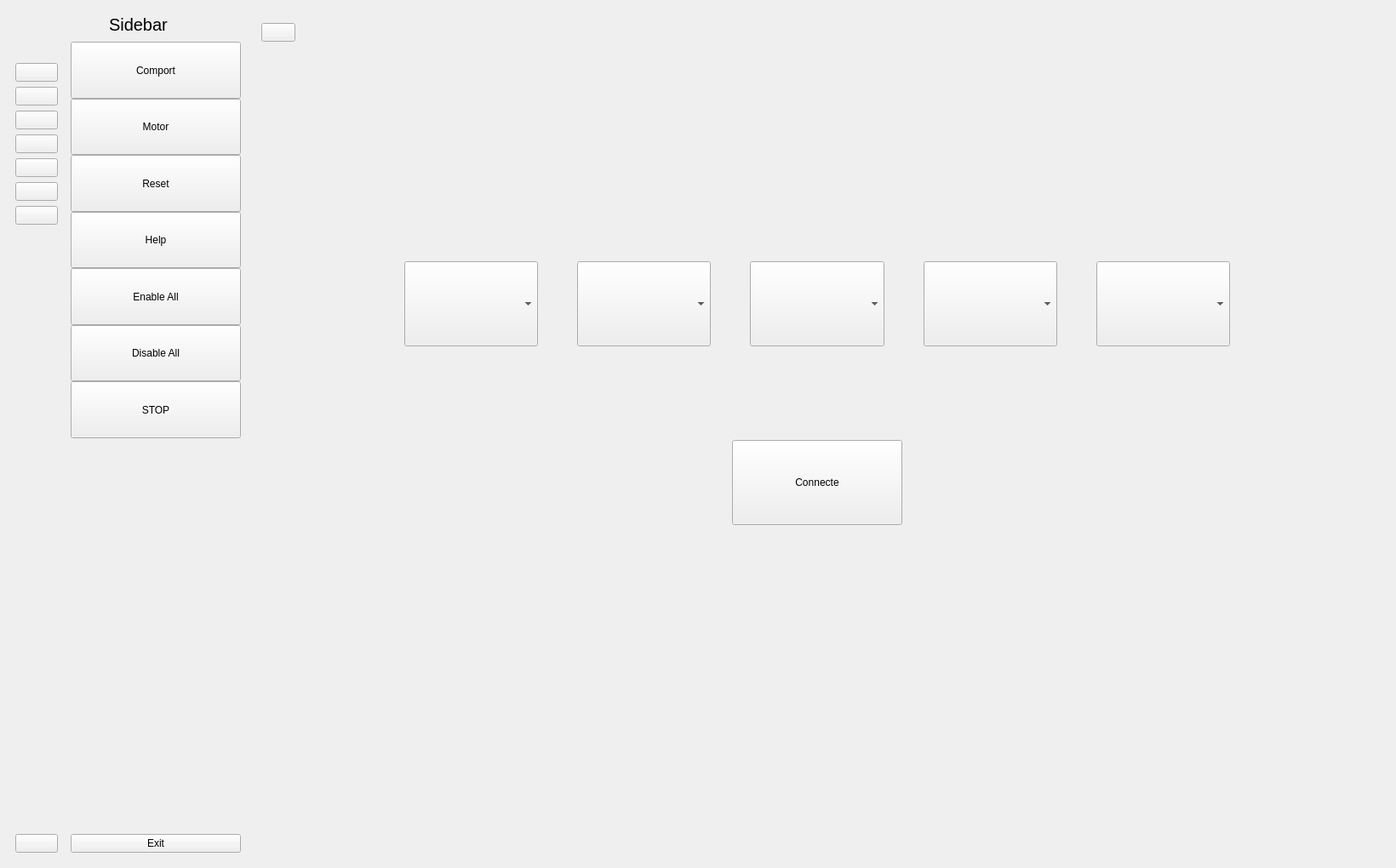
<?xml version="1.0" encoding="UTF-8"?>
<ui version="4.0">
 <class>MainWindow</class>
 <widget class="QMainWindow" name="MainWindow">
  <property name="geometry">
   <rect>
    <x>0</x>
    <y>0</y>
    <width>1640</width>
    <height>1020</height>
   </rect>
  </property>
  <property name="windowTitle">
   <string>MainWindow</string>
  </property>
  <widget class="QWidget" name="centralwidget">
   <layout class="QGridLayout" name="gridLayout">
    <item row="0" column="0">
     <layout class="QHBoxLayout" name="horizontalLayout_3">
      <item>
       <widget class="QWidget" name="icon_only_widget" native="true">
        <property name="sizePolicy">
         <sizepolicy hsizetype="Preferred" vsizetype="Preferred">
          <horstretch>0</horstretch>
          <verstretch>0</verstretch>
         </sizepolicy>
        </property>
        <property name="maximumSize">
         <size>
          <width>100</width>
          <height>16777215</height>
         </size>
        </property>
        <layout class="QVBoxLayout" name="verticalLayout_3">
         <item>
          <layout class="QHBoxLayout" name="horizontalLayout">
           <item>
            <widget class="QLabel" name="sidbar_label">
             <property name="minimumSize">
              <size>
               <width>50</width>
               <height>50</height>
              </size>
             </property>
             <property name="maximumSize">
              <size>
               <width>50</width>
               <height>50</height>
              </size>
             </property>
             <property name="text">
              <string/>
             </property>
             <property name="pixmap">
              <pixmap>icon/omnivac.ico</pixmap>
             </property>
             <property name="scaledContents">
              <bool>true</bool>
             </property>
            </widget>
           </item>
          </layout>
         </item>
         <item>
          <layout class="QVBoxLayout" name="verticalLayout">
           <item>
            <widget class="QPushButton" name="comport_btn">
             <property name="text">
              <string/>
             </property>
             <property name="icon">
              <iconset resource="resource.qrc">
               <normaloff>:/icon/icon/settings-10-32.ico</normaloff>:/icon/icon/settings-10-32.ico</iconset>
             </property>
             <property name="iconSize">
              <size>
               <width>20</width>
               <height>20</height>
              </size>
             </property>
             <property name="checkable">
              <bool>true</bool>
             </property>
             <property name="autoExclusive">
              <bool>true</bool>
             </property>
            </widget>
           </item>
           <item>
            <widget class="QPushButton" name="motor_btn">
             <property name="text">
              <string/>
             </property>
             <property name="icon">
              <iconset resource="resource.qrc">
               <normaloff>:/icon/icon/dashboard-2-32.ico</normaloff>:/icon/icon/dashboard-2-32.ico</iconset>
             </property>
             <property name="iconSize">
              <size>
               <width>20</width>
               <height>20</height>
              </size>
             </property>
             <property name="checkable">
              <bool>true</bool>
             </property>
             <property name="autoExclusive">
              <bool>true</bool>
             </property>
            </widget>
           </item>
           <item>
            <widget class="QPushButton" name="reset_btn">
             <property name="text">
              <string/>
             </property>
             <property name="icon">
              <iconset>
               <normaloff>icon/icons8-neustart-32.ico</normaloff>icon/icons8-neustart-32.ico</iconset>
             </property>
             <property name="iconSize">
              <size>
               <width>20</width>
               <height>20</height>
              </size>
             </property>
             <property name="checkable">
              <bool>true</bool>
             </property>
             <property name="autoExclusive">
              <bool>true</bool>
             </property>
            </widget>
           </item>
           <item>
            <widget class="QPushButton" name="help_btn">
             <property name="text">
              <string/>
             </property>
             <property name="icon">
              <iconset resource="resource.qrc">
               <normaloff>:/icon/icon/help-32.ico</normaloff>:/icon/icon/help-32.ico</iconset>
             </property>
             <property name="iconSize">
              <size>
               <width>20</width>
               <height>20</height>
              </size>
             </property>
             <property name="checkable">
              <bool>true</bool>
             </property>
             <property name="autoExclusive">
              <bool>true</bool>
             </property>
            </widget>
           </item>
           <item>
            <widget class="QPushButton" name="enable_all_btn">
             <property name="text">
              <string/>
             </property>
             <property name="icon">
              <iconset>
               <normaloff>icon/icons8-abschalttaste-32.ico</normaloff>icon/icons8-abschalttaste-32.ico</iconset>
             </property>
             <property name="iconSize">
              <size>
               <width>20</width>
               <height>20</height>
              </size>
             </property>
             <property name="checkable">
              <bool>false</bool>
             </property>
             <property name="autoExclusive">
              <bool>false</bool>
             </property>
            </widget>
           </item>
           <item>
            <widget class="QPushButton" name="disable_all_btn">
             <property name="text">
              <string/>
             </property>
             <property name="icon">
              <iconset>
               <normaloff>icon/icons8-power-off-button-32.ico</normaloff>icon/icons8-power-off-button-32.ico</iconset>
             </property>
             <property name="iconSize">
              <size>
               <width>20</width>
               <height>20</height>
              </size>
             </property>
             <property name="checkable">
              <bool>false</bool>
             </property>
             <property name="autoExclusive">
              <bool>false</bool>
             </property>
            </widget>
           </item>
           <item>
            <widget class="QPushButton" name="stop_btn">
             <property name="text">
              <string/>
             </property>
             <property name="icon">
              <iconset>
               <normaloff>icon/error-32.ico</normaloff>icon/error-32.ico</iconset>
             </property>
             <property name="iconSize">
              <size>
               <width>20</width>
               <height>20</height>
              </size>
             </property>
             <property name="checkable">
              <bool>false</bool>
             </property>
             <property name="autoExclusive">
              <bool>false</bool>
             </property>
            </widget>
           </item>
          </layout>
         </item>
         <item>
          <spacer name="verticalSpacer">
           <property name="orientation">
            <enum>Qt::Orientation::Vertical</enum>
           </property>
           <property name="sizeHint" stdset="0">
            <size>
             <width>20</width>
             <height>415</height>
            </size>
           </property>
          </spacer>
         </item>
         <item>
          <widget class="QPushButton" name="exit_btn">
           <property name="text">
            <string/>
           </property>
           <property name="iconSize">
            <size>
             <width>20</width>
             <height>20</height>
            </size>
           </property>
           <property name="checkable">
            <bool>true</bool>
           </property>
           <property name="autoExclusive">
            <bool>true</bool>
           </property>
          </widget>
         </item>
        </layout>
       </widget>
      </item>
      <item>
       <widget class="QWidget" name="full_menu_widget" native="true">
        <property name="sizePolicy">
         <sizepolicy hsizetype="Expanding" vsizetype="Preferred">
          <horstretch>1</horstretch>
          <verstretch>0</verstretch>
         </sizepolicy>
        </property>
        <property name="maximumSize">
         <size>
          <width>200</width>
          <height>16777215</height>
         </size>
        </property>
        <layout class="QVBoxLayout" name="verticalLayout_4">
         <property name="spacing">
          <number>0</number>
         </property>
         <property name="leftMargin">
          <number>0</number>
         </property>
         <property name="topMargin">
          <number>0</number>
         </property>
         <property name="rightMargin">
          <number>0</number>
         </property>
         <item>
          <layout class="QHBoxLayout" name="horizontalLayout_2">
           <property name="spacing">
            <number>5</number>
           </property>
           <item>
            <widget class="QLabel" name="sidbar_label2_1">
             <property name="minimumSize">
              <size>
               <width>40</width>
               <height>40</height>
              </size>
             </property>
             <property name="maximumSize">
              <size>
               <width>40</width>
               <height>40</height>
              </size>
             </property>
             <property name="text">
              <string/>
             </property>
             <property name="pixmap">
              <pixmap>icon/omnivac.ico</pixmap>
             </property>
             <property name="scaledContents">
              <bool>true</bool>
             </property>
            </widget>
           </item>
           <item>
            <widget class="QLabel" name="sidebar_label_2_2">
             <property name="font">
              <font>
               <pointsize>15</pointsize>
              </font>
             </property>
             <property name="text">
              <string>Sidebar</string>
             </property>
             <property name="scaledContents">
              <bool>true</bool>
             </property>
            </widget>
           </item>
          </layout>
         </item>
         <item>
          <layout class="QVBoxLayout" name="verticalLayout_2">
           <item>
            <widget class="QPushButton" name="comport_btn2">
             <property name="sizePolicy">
              <sizepolicy hsizetype="Preferred" vsizetype="Expanding">
               <horstretch>0</horstretch>
               <verstretch>0</verstretch>
              </sizepolicy>
             </property>
             <property name="maximumSize">
              <size>
               <width>16777215</width>
               <height>80</height>
              </size>
             </property>
             <property name="text">
              <string>Comport</string>
             </property>
             <property name="icon">
              <iconset resource="resource.qrc">
               <normaloff>:/icon/icon/settings-10-32.ico</normaloff>:/icon/icon/settings-10-32.ico</iconset>
             </property>
             <property name="iconSize">
              <size>
               <width>16</width>
               <height>16</height>
              </size>
             </property>
             <property name="checkable">
              <bool>true</bool>
             </property>
             <property name="autoExclusive">
              <bool>true</bool>
             </property>
            </widget>
           </item>
           <item>
            <widget class="QPushButton" name="motor_btn2">
             <property name="sizePolicy">
              <sizepolicy hsizetype="Preferred" vsizetype="Expanding">
               <horstretch>0</horstretch>
               <verstretch>0</verstretch>
              </sizepolicy>
             </property>
             <property name="maximumSize">
              <size>
               <width>16777215</width>
               <height>80</height>
              </size>
             </property>
             <property name="text">
              <string>Motor</string>
             </property>
             <property name="icon">
              <iconset resource="resource.qrc">
               <normaloff>:/icon/icon/dashboard-2-32.ico</normaloff>:/icon/icon/dashboard-2-32.ico</iconset>
             </property>
             <property name="iconSize">
              <size>
               <width>16</width>
               <height>16</height>
              </size>
             </property>
             <property name="checkable">
              <bool>true</bool>
             </property>
             <property name="autoExclusive">
              <bool>true</bool>
             </property>
            </widget>
           </item>
           <item>
            <widget class="QPushButton" name="reset_btn2">
             <property name="sizePolicy">
              <sizepolicy hsizetype="Preferred" vsizetype="Expanding">
               <horstretch>0</horstretch>
               <verstretch>0</verstretch>
              </sizepolicy>
             </property>
             <property name="minimumSize">
              <size>
               <width>0</width>
               <height>50</height>
              </size>
             </property>
             <property name="maximumSize">
              <size>
               <width>16777215</width>
               <height>80</height>
              </size>
             </property>
             <property name="text">
              <string>Reset</string>
             </property>
             <property name="icon">
              <iconset>
               <normaloff>icon/icons8-neustart-32.ico</normaloff>icon/icons8-neustart-32.ico</iconset>
             </property>
             <property name="checkable">
              <bool>true</bool>
             </property>
             <property name="autoExclusive">
              <bool>true</bool>
             </property>
            </widget>
           </item>
           <item>
            <widget class="QPushButton" name="help_btn2">
             <property name="sizePolicy">
              <sizepolicy hsizetype="Preferred" vsizetype="Expanding">
               <horstretch>0</horstretch>
               <verstretch>0</verstretch>
              </sizepolicy>
             </property>
             <property name="minimumSize">
              <size>
               <width>100</width>
               <height>50</height>
              </size>
             </property>
             <property name="maximumSize">
              <size>
               <width>16777215</width>
               <height>80</height>
              </size>
             </property>
             <property name="text">
              <string>Help</string>
             </property>
             <property name="icon">
              <iconset resource="resource.qrc">
               <normaloff>:/icon/icon/help-32.ico</normaloff>:/icon/icon/help-32.ico</iconset>
             </property>
             <property name="iconSize">
              <size>
               <width>16</width>
               <height>16</height>
              </size>
             </property>
             <property name="checkable">
              <bool>true</bool>
             </property>
             <property name="autoExclusive">
              <bool>true</bool>
             </property>
            </widget>
           </item>
           <item>
            <widget class="QPushButton" name="enable_all_btn2">
             <property name="sizePolicy">
              <sizepolicy hsizetype="Preferred" vsizetype="Expanding">
               <horstretch>0</horstretch>
               <verstretch>0</verstretch>
              </sizepolicy>
             </property>
             <property name="minimumSize">
              <size>
               <width>0</width>
               <height>50</height>
              </size>
             </property>
             <property name="maximumSize">
              <size>
               <width>16777215</width>
               <height>80</height>
              </size>
             </property>
             <property name="text">
              <string>Enable All</string>
             </property>
             <property name="icon">
              <iconset>
               <normaloff>icon/icons8-abschalttaste-32.ico</normaloff>icon/icons8-abschalttaste-32.ico</iconset>
             </property>
             <property name="checkable">
              <bool>false</bool>
             </property>
             <property name="autoExclusive">
              <bool>false</bool>
             </property>
            </widget>
           </item>
           <item>
            <widget class="QPushButton" name="disable_all_btn2">
             <property name="sizePolicy">
              <sizepolicy hsizetype="Preferred" vsizetype="Expanding">
               <horstretch>0</horstretch>
               <verstretch>0</verstretch>
              </sizepolicy>
             </property>
             <property name="minimumSize">
              <size>
               <width>0</width>
               <height>50</height>
              </size>
             </property>
             <property name="maximumSize">
              <size>
               <width>16777215</width>
               <height>80</height>
              </size>
             </property>
             <property name="text">
              <string>Disable All</string>
             </property>
             <property name="icon">
              <iconset>
               <normaloff>icon/icons8-power-off-button-32.ico</normaloff>icon/icons8-power-off-button-32.ico</iconset>
             </property>
             <property name="checkable">
              <bool>false</bool>
             </property>
             <property name="autoExclusive">
              <bool>false</bool>
             </property>
            </widget>
           </item>
           <item>
            <widget class="QPushButton" name="stop_btn2">
             <property name="sizePolicy">
              <sizepolicy hsizetype="Preferred" vsizetype="Expanding">
               <horstretch>0</horstretch>
               <verstretch>0</verstretch>
              </sizepolicy>
             </property>
             <property name="minimumSize">
              <size>
               <width>0</width>
               <height>50</height>
              </size>
             </property>
             <property name="maximumSize">
              <size>
               <width>16777215</width>
               <height>80</height>
              </size>
             </property>
             <property name="text">
              <string>STOP</string>
             </property>
             <property name="icon">
              <iconset>
               <normaloff>icon/error-32.ico</normaloff>icon/error-32.ico</iconset>
             </property>
             <property name="checkable">
              <bool>false</bool>
             </property>
             <property name="autoExclusive">
              <bool>false</bool>
             </property>
            </widget>
           </item>
          </layout>
         </item>
         <item>
          <spacer name="verticalSpacer_2">
           <property name="orientation">
            <enum>Qt::Orientation::Vertical</enum>
           </property>
           <property name="sizeHint" stdset="0">
            <size>
             <width>20</width>
             <height>432</height>
            </size>
           </property>
          </spacer>
         </item>
         <item>
          <widget class="QPushButton" name="exit_btn2">
           <property name="text">
            <string>Exit</string>
           </property>
           <property name="iconSize">
            <size>
             <width>14</width>
             <height>14</height>
            </size>
           </property>
           <property name="checkable">
            <bool>true</bool>
           </property>
           <property name="autoExclusive">
            <bool>true</bool>
           </property>
          </widget>
         </item>
        </layout>
       </widget>
      </item>
      <item>
       <widget class="QWidget" name="display_widget" native="true">
        <property name="sizePolicy">
         <sizepolicy hsizetype="Expanding" vsizetype="Expanding">
          <horstretch>4</horstretch>
          <verstretch>0</verstretch>
         </sizepolicy>
        </property>
        <layout class="QVBoxLayout" name="verticalLayout_5">
         <item>
          <widget class="QWidget" name="widget" native="true">
           <layout class="QHBoxLayout" name="horizontalLayout_4">
            <item>
             <widget class="QPushButton" name="menu_btn">
              <property name="text">
               <string/>
              </property>
              <property name="icon">
               <iconset resource="resource.qrc">
                <normaloff>:/icon/icon/menu-4-32.ico</normaloff>:/icon/icon/menu-4-32.ico</iconset>
              </property>
              <property name="iconSize">
               <size>
                <width>14</width>
                <height>14</height>
               </size>
              </property>
              <property name="checkable">
               <bool>true</bool>
              </property>
              <property name="autoExclusive">
               <bool>true</bool>
              </property>
             </widget>
            </item>
            <item>
             <spacer name="horizontalSpacer_2">
              <property name="orientation">
               <enum>Qt::Orientation::Horizontal</enum>
              </property>
              <property name="sizeHint" stdset="0">
               <size>
                <width>974</width>
                <height>20</height>
               </size>
              </property>
             </spacer>
            </item>
           </layout>
          </widget>
         </item>
         <item>
          <widget class="QStackedWidget" name="stackedWidget">
           <property name="autoFillBackground">
            <bool>true</bool>
           </property>
           <property name="currentIndex">
            <number>0</number>
           </property>
           <widget class="QWidget" name="page">
            <layout class="QVBoxLayout" name="verticalLayout_9">
             <item>
              <layout class="QVBoxLayout" name="verticalLayout_7">
               <item>
                <spacer name="verticalSpacer_4">
                 <property name="orientation">
                  <enum>Qt::Orientation::Vertical</enum>
                 </property>
                 <property name="sizeType">
                  <enum>QSizePolicy::Policy::Fixed</enum>
                 </property>
                 <property name="sizeHint" stdset="0">
                  <size>
                   <width>20</width>
                   <height>180</height>
                  </size>
                 </property>
                </spacer>
               </item>
               <item>
                <layout class="QHBoxLayout" name="horizontalLayout_5">
                 <item>
                  <spacer name="horizontalSpacer_8">
                   <property name="orientation">
                    <enum>Qt::Orientation::Horizontal</enum>
                   </property>
                   <property name="sizeType">
                    <enum>QSizePolicy::Policy::Fixed</enum>
                   </property>
                   <property name="sizeHint" stdset="0">
                    <size>
                     <width>168</width>
                     <height>20</height>
                    </size>
                   </property>
                  </spacer>
                 </item>
                 <item>
                  <widget class="QComboBox" name="combo_port">
                   <property name="sizePolicy">
                    <sizepolicy hsizetype="Expanding" vsizetype="Expanding">
                     <horstretch>0</horstretch>
                     <verstretch>0</verstretch>
                    </sizepolicy>
                   </property>
                   <property name="maximumSize">
                    <size>
                     <width>200</width>
                     <height>100</height>
                    </size>
                   </property>
                   <property name="sizeIncrement">
                    <size>
                     <width>0</width>
                     <height>0</height>
                    </size>
                   </property>
                  </widget>
                 </item>
                 <item>
                  <spacer name="horizontalSpacer">
                   <property name="orientation">
                    <enum>Qt::Orientation::Horizontal</enum>
                   </property>
                   <property name="sizeType">
                    <enum>QSizePolicy::Policy::Fixed</enum>
                   </property>
                   <property name="sizeHint" stdset="0">
                    <size>
                     <width>40</width>
                     <height>20</height>
                    </size>
                   </property>
                  </spacer>
                 </item>
                 <item>
                  <widget class="QComboBox" name="combo_baud">
                   <property name="sizePolicy">
                    <sizepolicy hsizetype="Expanding" vsizetype="Expanding">
                     <horstretch>0</horstretch>
                     <verstretch>0</verstretch>
                    </sizepolicy>
                   </property>
                   <property name="maximumSize">
                    <size>
                     <width>200</width>
                     <height>100</height>
                    </size>
                   </property>
                  </widget>
                 </item>
                 <item>
                  <spacer name="horizontalSpacer_3">
                   <property name="orientation">
                    <enum>Qt::Orientation::Horizontal</enum>
                   </property>
                   <property name="sizeType">
                    <enum>QSizePolicy::Policy::Fixed</enum>
                   </property>
                   <property name="sizeHint" stdset="0">
                    <size>
                     <width>40</width>
                     <height>20</height>
                    </size>
                   </property>
                  </spacer>
                 </item>
                 <item>
                  <widget class="QComboBox" name="combo_byte">
                   <property name="sizePolicy">
                    <sizepolicy hsizetype="Expanding" vsizetype="Expanding">
                     <horstretch>0</horstretch>
                     <verstretch>0</verstretch>
                    </sizepolicy>
                   </property>
                   <property name="maximumSize">
                    <size>
                     <width>200</width>
                     <height>100</height>
                    </size>
                   </property>
                  </widget>
                 </item>
                 <item>
                  <spacer name="horizontalSpacer_4">
                   <property name="orientation">
                    <enum>Qt::Orientation::Horizontal</enum>
                   </property>
                   <property name="sizeType">
                    <enum>QSizePolicy::Policy::Fixed</enum>
                   </property>
                   <property name="sizeHint" stdset="0">
                    <size>
                     <width>40</width>
                     <height>20</height>
                    </size>
                   </property>
                  </spacer>
                 </item>
                 <item>
                  <widget class="QComboBox" name="combo_parity">
                   <property name="sizePolicy">
                    <sizepolicy hsizetype="Expanding" vsizetype="Expanding">
                     <horstretch>0</horstretch>
                     <verstretch>0</verstretch>
                    </sizepolicy>
                   </property>
                   <property name="maximumSize">
                    <size>
                     <width>200</width>
                     <height>100</height>
                    </size>
                   </property>
                  </widget>
                 </item>
                 <item>
                  <spacer name="horizontalSpacer_5">
                   <property name="orientation">
                    <enum>Qt::Orientation::Horizontal</enum>
                   </property>
                   <property name="sizeType">
                    <enum>QSizePolicy::Policy::Fixed</enum>
                   </property>
                   <property name="sizeHint" stdset="0">
                    <size>
                     <width>40</width>
                     <height>20</height>
                    </size>
                   </property>
                  </spacer>
                 </item>
                 <item>
                  <widget class="QComboBox" name="combo_stop">
                   <property name="sizePolicy">
                    <sizepolicy hsizetype="Expanding" vsizetype="Expanding">
                     <horstretch>0</horstretch>
                     <verstretch>0</verstretch>
                    </sizepolicy>
                   </property>
                   <property name="maximumSize">
                    <size>
                     <width>200</width>
                     <height>100</height>
                    </size>
                   </property>
                  </widget>
                 </item>
                 <item>
                  <spacer name="horizontalSpacer_9">
                   <property name="orientation">
                    <enum>Qt::Orientation::Horizontal</enum>
                   </property>
                   <property name="sizeType">
                    <enum>QSizePolicy::Policy::Fixed</enum>
                   </property>
                   <property name="sizeHint" stdset="0">
                    <size>
                     <width>168</width>
                     <height>20</height>
                    </size>
                   </property>
                  </spacer>
                 </item>
                </layout>
               </item>
               <item>
                <spacer name="verticalSpacer_3">
                 <property name="orientation">
                  <enum>Qt::Orientation::Vertical</enum>
                 </property>
                 <property name="sizeType">
                  <enum>QSizePolicy::Policy::Fixed</enum>
                 </property>
                 <property name="sizeHint" stdset="0">
                  <size>
                   <width>20</width>
                   <height>50</height>
                  </size>
                 </property>
                </spacer>
               </item>
               <item>
                <layout class="QHBoxLayout" name="horizontalLayout_6">
                 <item>
                  <spacer name="horizontalSpacer_6">
                   <property name="orientation">
                    <enum>Qt::Orientation::Horizontal</enum>
                   </property>
                   <property name="sizeType">
                    <enum>QSizePolicy::Policy::Fixed</enum>
                   </property>
                   <property name="sizeHint" stdset="0">
                    <size>
                     <width>380</width>
                     <height>20</height>
                    </size>
                   </property>
                  </spacer>
                 </item>
                 <item>
                  <widget class="QPushButton" name="btn_connect">
                   <property name="maximumSize">
                    <size>
                     <width>200</width>
                     <height>100</height>
                    </size>
                   </property>
                   <property name="text">
                    <string>Connecte</string>
                   </property>
                  </widget>
                 </item>
                 <item>
                  <spacer name="horizontalSpacer_7">
                   <property name="orientation">
                    <enum>Qt::Orientation::Horizontal</enum>
                   </property>
                   <property name="sizeType">
                    <enum>QSizePolicy::Policy::Fixed</enum>
                   </property>
                   <property name="sizeHint" stdset="0">
                    <size>
                     <width>380</width>
                     <height>20</height>
                    </size>
                   </property>
                  </spacer>
                 </item>
                </layout>
               </item>
               <item>
                <spacer name="verticalSpacer_14">
                 <property name="orientation">
                  <enum>Qt::Orientation::Vertical</enum>
                 </property>
                 <property name="sizeType">
                  <enum>QSizePolicy::Policy::Fixed</enum>
                 </property>
                 <property name="sizeHint" stdset="0">
                  <size>
                   <width>20</width>
                   <height>320</height>
                  </size>
                 </property>
                </spacer>
               </item>
               <item>
                <layout class="QHBoxLayout" name="horizontalLayout_13"/>
               </item>
              </layout>
             </item>
            </layout>
           </widget>
           <widget class="QWidget" name="page_2">
            <layout class="QGridLayout" name="gridLayout_3">
             <item row="0" column="0">
              <widget class="QScrollArea" name="scrollArea">
               <property name="widgetResizable">
                <bool>true</bool>
               </property>
               <widget class="QWidget" name="scrollAreaWidgetContents">
                <property name="geometry">
                 <rect>
                  <x>0</x>
                  <y>0</y>
                  <width>1275</width>
                  <height>915</height>
                 </rect>
                </property>
               </widget>
              </widget>
             </item>
            </layout>
           </widget>
           <widget class="QWidget" name="page_4"/>
           <widget class="QWidget" name="page_3">
            <layout class="QGridLayout" name="gridLayout_2">
             <item row="0" column="0">
              <widget class="QScrollArea" name="scrollArea_2">
               <property name="widgetResizable">
                <bool>true</bool>
               </property>
               <widget class="QWidget" name="scrollAreaWidgetContents_2">
                <property name="geometry">
                 <rect>
                  <x>0</x>
                  <y>0</y>
                  <width>1300</width>
                  <height>915</height>
                 </rect>
                </property>
               </widget>
              </widget>
             </item>
            </layout>
           </widget>
          </widget>
         </item>
        </layout>
       </widget>
      </item>
     </layout>
    </item>
   </layout>
  </widget>
 </widget>
 <resources>
  <include location="resource.qrc"/>
 </resources>
 <connections>
  <connection>
   <sender>menu_btn</sender>
   <signal>toggled(bool)</signal>
   <receiver>icon_only_widget</receiver>
   <slot>setVisible(bool)</slot>
   <hints>
    <hint type="sourcelabel">
     <x>337</x>
     <y>43</y>
    </hint>
    <hint type="destinationlabel">
     <x>28</x>
     <y>265</y>
    </hint>
   </hints>
  </connection>
  <connection>
   <sender>menu_btn</sender>
   <signal>toggled(bool)</signal>
   <receiver>full_menu_widget</receiver>
   <slot>setHidden(bool)</slot>
   <hints>
    <hint type="sourcelabel">
     <x>337</x>
     <y>43</y>
    </hint>
    <hint type="destinationlabel">
     <x>130</x>
     <y>186</y>
    </hint>
   </hints>
  </connection>
  <connection>
   <sender>comport_btn</sender>
   <signal>toggled(bool)</signal>
   <receiver>comport_btn2</receiver>
   <slot>setChecked(bool)</slot>
   <hints>
    <hint type="sourcelabel">
     <x>53</x>
     <y>105</y>
    </hint>
    <hint type="destinationlabel">
     <x>125</x>
     <y>56</y>
    </hint>
   </hints>
  </connection>
  <connection>
   <sender>motor_btn</sender>
   <signal>toggled(bool)</signal>
   <receiver>motor_btn2</receiver>
   <slot>setChecked(bool)</slot>
   <hints>
    <hint type="sourcelabel">
     <x>57</x>
     <y>139</y>
    </hint>
    <hint type="destinationlabel">
     <x>187</x>
     <y>111</y>
    </hint>
   </hints>
  </connection>
  <connection>
   <sender>help_btn</sender>
   <signal>toggled(bool)</signal>
   <receiver>help_btn2</receiver>
   <slot>setChecked(bool)</slot>
   <hints>
    <hint type="sourcelabel">
     <x>58</x>
     <y>203</y>
    </hint>
    <hint type="destinationlabel">
     <x>179</x>
     <y>228</y>
    </hint>
   </hints>
  </connection>
  <connection>
   <sender>comport_btn2</sender>
   <signal>toggled(bool)</signal>
   <receiver>comport_btn</receiver>
   <slot>setChecked(bool)</slot>
   <hints>
    <hint type="sourcelabel">
     <x>154</x>
     <y>76</y>
    </hint>
    <hint type="destinationlabel">
     <x>62</x>
     <y>105</y>
    </hint>
   </hints>
  </connection>
  <connection>
   <sender>motor_btn2</sender>
   <signal>toggled(bool)</signal>
   <receiver>motor_btn</receiver>
   <slot>setChecked(bool)</slot>
   <hints>
    <hint type="sourcelabel">
     <x>218</x>
     <y>111</y>
    </hint>
    <hint type="destinationlabel">
     <x>53</x>
     <y>139</y>
    </hint>
   </hints>
  </connection>
  <connection>
   <sender>help_btn2</sender>
   <signal>toggled(bool)</signal>
   <receiver>help_btn</receiver>
   <slot>setChecked(bool)</slot>
   <hints>
    <hint type="sourcelabel">
     <x>218</x>
     <y>228</y>
    </hint>
    <hint type="destinationlabel">
     <x>40</x>
     <y>203</y>
    </hint>
   </hints>
  </connection>
  <connection>
   <sender>exit_btn2</sender>
   <signal>clicked()</signal>
   <receiver>MainWindow</receiver>
   <slot>close()</slot>
   <hints>
    <hint type="sourcelabel">
     <x>206</x>
     <y>977</y>
    </hint>
    <hint type="destinationlabel">
     <x>414</x>
     <y>0</y>
    </hint>
   </hints>
  </connection>
  <connection>
   <sender>exit_btn</sender>
   <signal>clicked()</signal>
   <receiver>MainWindow</receiver>
   <slot>close()</slot>
   <hints>
    <hint type="sourcelabel">
     <x>57</x>
     <y>973</y>
    </hint>
    <hint type="destinationlabel">
     <x>349</x>
     <y>0</y>
    </hint>
   </hints>
  </connection>
  <connection>
   <sender>exit_btn2</sender>
   <signal>clicked()</signal>
   <receiver>MainWindow</receiver>
   <slot>close()</slot>
   <hints>
    <hint type="sourcelabel">
     <x>219</x>
     <y>977</y>
    </hint>
    <hint type="destinationlabel">
     <x>177</x>
     <y>606</y>
    </hint>
   </hints>
  </connection>
  <connection>
   <sender>reset_btn</sender>
   <signal>toggled(bool)</signal>
   <receiver>reset_btn2</receiver>
   <slot>setChecked(bool)</slot>
   <hints>
    <hint type="sourcelabel">
     <x>87</x>
     <y>156</y>
    </hint>
    <hint type="destinationlabel">
     <x>165</x>
     <y>186</y>
    </hint>
   </hints>
  </connection>
  <connection>
   <sender>reset_btn2</sender>
   <signal>toggled(bool)</signal>
   <receiver>reset_btn</receiver>
   <slot>setChecked(bool)</slot>
   <hints>
    <hint type="sourcelabel">
     <x>145</x>
     <y>197</y>
    </hint>
    <hint type="destinationlabel">
     <x>84</x>
     <y>153</y>
    </hint>
   </hints>
  </connection>
 </connections>
</ui>
